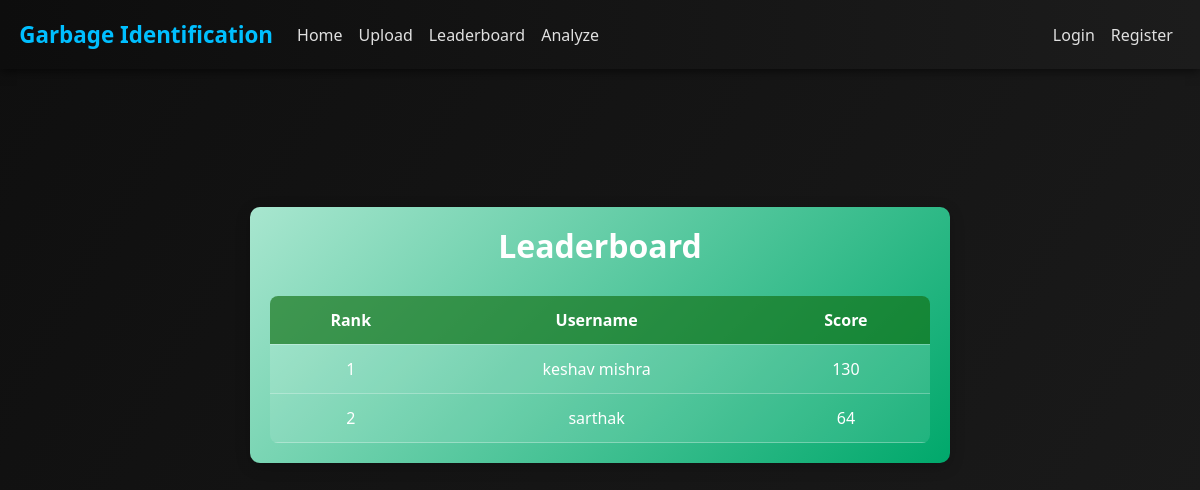
The page /leaderboard on the database as committed earlier.
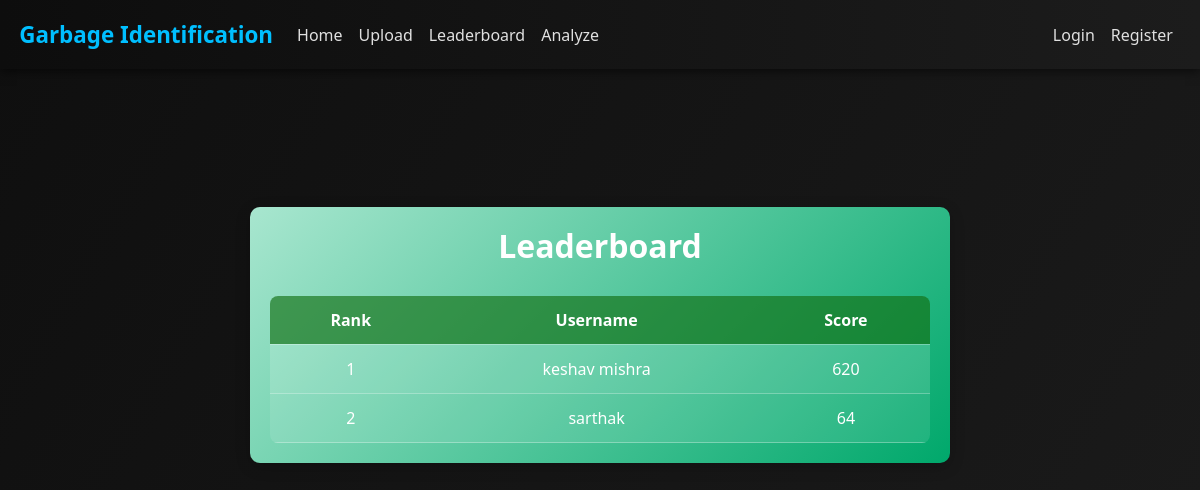
The same page on the database as committed later.
### backend/credentials.py (models this page shows, shortened)
class User(db.Model,UserMixin):
    id=db.Column(db.Integer, primary_key=True)
    username=db.Column(db.String(length=27),unique=True,nullable=False)
    email_address=db.Column(db.String(length=50),unique=True,nullable=False)
    pswd_hash=db.Column(db.String(length=60),nullable=False)
    score=db.Column(db.Integer, nullable=False, default=0)
    @property
    def password(self):
        raise AttributeError("Password is write-only.")

### backend/app.py (the view)
@app_blueprint.route('/leaderboard')
def leaderboard_page():
    users = User.query.order_by(User.score.desc()).all()
    return render_template('leaderboard.html', users=users)

### backend/templates/leaderboard.html (shortened to what this page needs)
{% extends 'base.html' %}
{% block content %}
<div class="leaderboard-container">
    <h2>Leaderboard</h2>
    <table>
        <tr>
            <th>Rank</th>
            <th>Username</th>
            <th>Score</th>
        </tr>
        {% for user in users %}
        <tr>
            <td>{{ loop.index }}</td>
            <td>{{ user.username }}</td>
            <td>{{ user.score }}</td>
        </tr>
        {% endfor %}
    </table>
</div>
{% endblock %}

### backend/templates/base.html (shortened to what this page needs)
<!doctype html>
<html lang="en">
   <head>
      <link rel="stylesheet" href="https://cdn.jsdelivr.net/npm/bootstrap@4.5.3/dist/css/bootstrap.min.css">
   </head>
   <body>
      <nav class="navbar navbar-expand-md navbar-dark bg-dark">
         <a class="navbar-brand" href="#">Garbage Identification</a>
         <div class="collapse navbar-collapse" id="navbarNav">
            <ul class="navbar-nav mr-auto">
               <li class="nav-item active">
                  <a class="nav-link" href="{{ url_for('app_blueprint.home_page') }}">Home <span class="sr-only">(current)</span></a>
               </li>
               <li class="nav-item active">
                  <a class="nav-link" href="{{ url_for('app_blueprint.upload_page') }}">Upload <span class="sr-only">(current)</span></a>
               </li>
               <li class="nav-item">
                  <a class="nav-link" href="{{ url_for('app_blueprint.leaderboard_page') }}">Leaderboard</a>
               </li>
               <li class="nav-item">
                  <a class="nav-link" href="{{ url_for('app_blueprint.analyze') }}">Analyze</a>
               </li>
            </ul>
            {% if current_user.is_authenticated %}
            <ul class="navbar-nav">
               <li class="nav-item">
                  <a class="nav-link" style="color:lawngreen; font-weight: bold;">
                  <i class="fas fa-coins"></i>
                  {{ current_user.prettier_budget }}
                  </a>
               </li>
               <li class="nav-item">
                  <a class="nav-link">Welcome, {{ current_user.username }}</a>
               </li>
               <li class="nav-item">
                  <a class="nav-link" href="{{ url_for('app_blueprint.logout_page') }}">Logout</a>
               </li>
            </ul>
            {% else %}
            <ul class="navbar-nav">
               <li class="nav-item">
                  <a class="nav-link" href="{{ url_for('app_blueprint.login_page') }}">Login</a>
               </li>
               <li class="nav-item">
                  <a class="nav-link" href="{{ url_for('app_blueprint.register_page') }}">Register</a>
               </li>
            </ul>
            {% endif %}
         </div>
      </nav>
      <div class="container mt-4">
      </div>
      {% block content %}
      {% endblock %}
   </body>
</html>

### backend/templates/leaderboard.html (style rules this page uses)
.leaderboard-container { max-width: 700px; margin: 50px auto; padding: 20px; background: linear-gradient(135deg, #a8e6cf, #00a86b); border-radius: 10px; box-shadow: 0 4px 15px rgba(0,0,0,0.2); color: #fff; }
.leaderboard-container h2 { text-align: center; margin-bottom: 30px; color: #ffffff; }
table { width: 100%; border-collapse: collapse; text-align: center; background-color: rgba(255, 255, 255, 0.1); border-radius: 8px; overflow: hidden; }
th, td { padding: 12px; border-bottom: 1px solid rgba(255,255,255,0.3); color: #fff; }
th { background: rgba(0, 100, 0, 0.6); color: #fff; }
tr:nth-child(even) { background-color: rgba(255, 255, 255, 0.05); }

### backend/templates/base.html (style rules this page uses)
body { background: linear-gradient(120deg, #0f0f0f, #1a1a1a); color: #ffffff; font-family: 'Segoe UI', Tahoma, Geneva, Verdana, sans-serif; }
.navbar { background: linear-gradient(to right, #0d0d0d, #1c1c1c); box-shadow: 0 2px 10px rgba(0,0,0,0.6); padding: 0.8rem 1.2rem; }
.navbar-brand { font-weight: bold; color: #00bfff !important; font-size: 1.4rem; }
.navbar-nav .nav-link { color: #e0e0e0 !important; transition: color 0.3s ease, transform 0.2s ease; }
h1, h2, h3, h4, h5, h6 { font-weight: 700; color: #ffffff; }
a { text-decoration: none; }
.container, .content-wrapper { padding-top: 2rem; padding-bottom: 2rem; }

Rows that differ between the two databases and show on the page:
changed User "keshav mishra": score "130" → "620"
